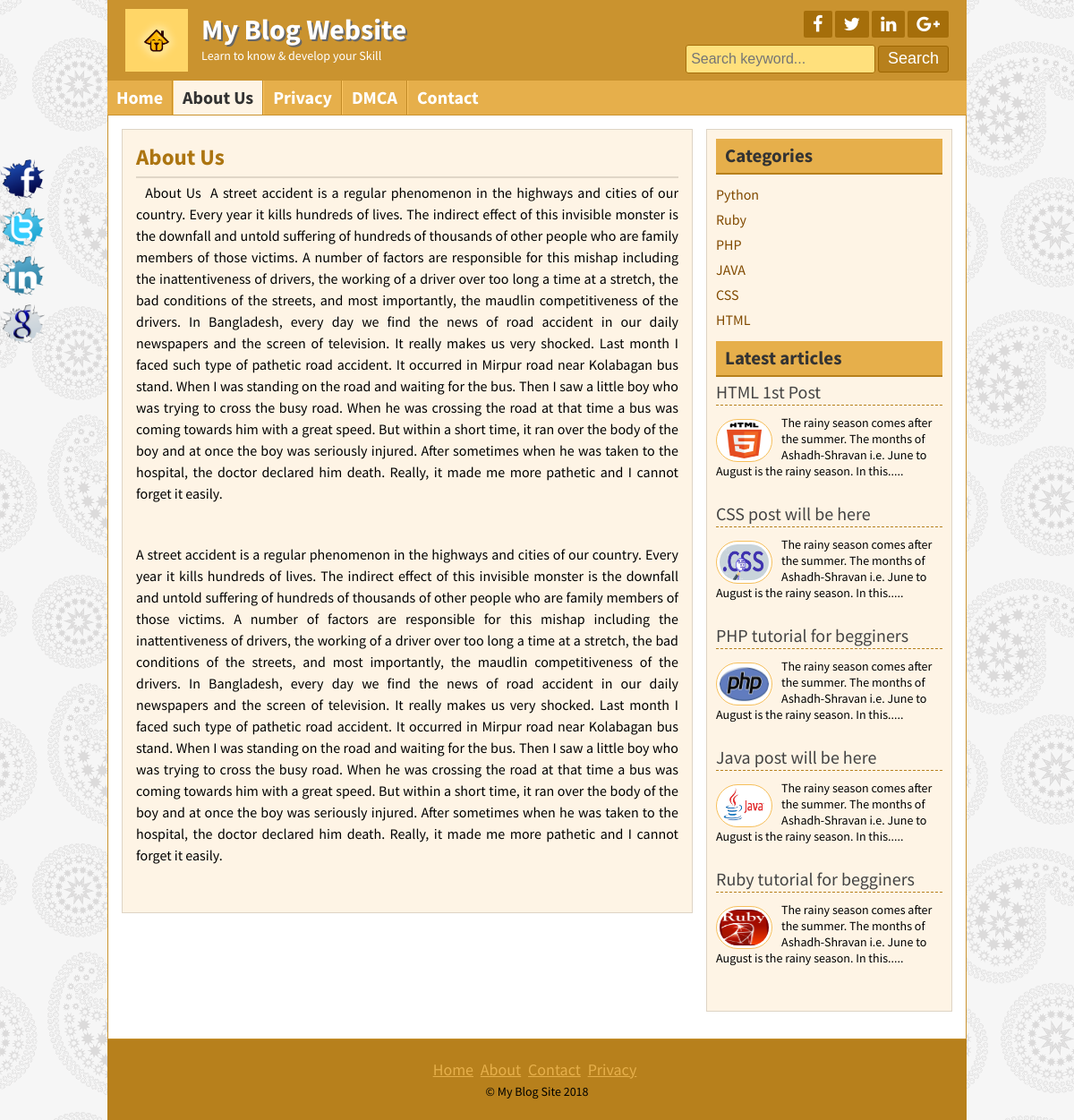
The page /page.php?page=1 on the database its author committed.
### tables this page shows
CREATE TABLE `title_slogan` (
  `id` int(11) NOT NULL,
  `title` varchar(255) NOT NULL,
  `slogan` varchar(255) NOT NULL,
  `logo` varchar(255) NOT NULL
);

CREATE TABLE `tbl_social` (
  `id` int(11) NOT NULL,
  `facebook` varchar(255) NOT NULL,
  `twitter` varchar(255) NOT NULL,
  `linkdin` varchar(255) NOT NULL,
  `google` varchar(255) NOT NULL
);

CREATE TABLE `tbl_page` (
  `id` int(11) NOT NULL,
  `name` varchar(255) NOT NULL,
  `body` text NOT NULL
);

CREATE TABLE `tbl_category` (
  `catId` int(11) NOT NULL,
  `catName` varchar(50) NOT NULL
);

CREATE TABLE `tbl_post` (
  `id` int(11) NOT NULL,
  `catId` int(11) NOT NULL,
  `title` varchar(255) NOT NULL,
  `body` text NOT NULL,
  `image` varchar(255) NOT NULL,
  `author` varchar(50) NOT NULL,
  `tags` varchar(255) NOT NULL,
  `date` timestamp NOT NULL DEFAULT CURRENT_TIMESTAMP,
  `userId` int(11) NOT NULL
);

CREATE TABLE `tbl_copyright` (
  `id` int(11) NOT NULL,
  `copyright` varchar(255) NOT NULL
);

### classes/Post.php (called while the page is built, shortened)
<?php
   $filepath = realpath(dirname(__FILE__));
    include_once ($filepath.'/../lib/Database.php');
    include_once ($filepath.'/../helpers/Format.php');
?>
<?php
  class Post{
  	 private $db;
	 public function __construct(){
		$this->db=new Database();
	}
	public function LatestPost(){
		$query = "SELECT * FROM tbl_post LIMIT 5";
		$result=$this->db->select($query);
		return $result;
	}
       public function getTitleSlogan(){
       	       $query = "SELECT * FROM title_slogan where id='1'";
               $result= $this->db->select($query);
               return $result;
       }
      public function socialmedia(){
      	$query = "SELECT * FROM tbl_social WHERE id='1' ";
      	$result = $this->db->select($query);
      	return $result;
      }
      public function Copyright(){
      		$query = "SELECT * FROM tbl_copyright WHERE id='1' ";
      	    $result = $this->db->select($query);
      	    return $result;
      }
		public function getPage(){
			$query = "SELECT * FROM tbl_page";
			$result = $this->db->select($query);
			return $result;
		}
		public function getPageById($id){
			$query = "SELECT * FROM tbl_page where id='$id'";
			$result = $this->db->select($query);
			return $result;
		}
}
?>

### lib/Database.php (called while the page is built, shortened)
<?php
Class Database{
 public $host   = DB_HOST;
 public $user   = DB_USER;
 public $pass   = DB_PASS;
 public $dbname = DB_NAME;
 public $link;
private function connectDB(){
 $this->link = new mysqli($this->host, $this->user, $this->pass, $this->dbname);
 }
public function select($query){
  $result = $this->link->query($query) or die($this->link->error.__LINE__);
  if($result->num_rows > 0){
    return $result;
  } else {
    return false;
  }
 }
}

### classes/Category.php (called while the page is built, shortened)
<?php
   $filepath = realpath(dirname(__FILE__));
    include_once ($filepath.'/../lib/Database.php');
    include_once ($filepath.'/../helpers/Format.php');
?>
<?php
  class Category{
           private $db;
	public function __construct(){
		$this->db=new Database();
	}
    public function getAllCat(){
        $query =  "SELECT * FROM tbl_category ORDER BY catId DESC";
        $result = $this->db->select($query);
        return $result;
        }
  }
?>

### helpers/Format.php (called while the page is built, shortened)
<?php
class Format{
 public function textShorten($text, $limit = 400){
      $text = $text. " ";
      $text = substr($text, 0, $limit);
      $text = substr($text, 0, strrpos($text, ' '));
      $text = $text.".....";
      return $text;
 }
}
?>

### page.php (the view)
<?php include 'inc/header.php'?>
<?php
   if(!isset($_GET['page']) || $_GET['page']== NULL) {
       header("Location:404.php");
       }
       else{
        $id = preg_replace('/[^-a-zA-Z0-9_]/', '', $_GET['page']);
       }
?>
        <?php
                   $getPageById = $pt->getPageById($id);
                    if ($getPageById) {
                     while($result=$getPageById->fetch_assoc()) {
             ?>
	<div class="contentsection contemplete clear">
		<div class="maincontent clear">
			<div class="about">
				<h2><?php echo $result['name'];?></h2>
				<?php echo $result['body'];?>
	</div>
</div>
<?php  } } else{header("Location:404.php"); }?>
<?php include 'inc/sidebar.php'?>
<?php include 'inc/footer.php'?>

### inc/header.php (shortened to what this page needs)
<?php
    include 'lib/Database.php';
    include 'helpers/Format.php';
    $fm   = new Format();
    $pt   = new Post();
    $cat  = new Category();
?>
<!DOCTYPE html>
<html>
<head>
	<link rel="stylesheet" href="font-awesome-4.5.0/css/font-awesome.css">
	<link rel="stylesheet" href="css/nivo-slider.css" type="text/css" media="screen" />
	<link rel="stylesheet" href="css/style.css">
</head>
<body>
	<div class="headersection templete clear">
		<a href="index.php">
			<div class="logo">
				<?php
			       $getTitleSlogan = $pt->getTitleSlogan();
			       if ($getTitleSlogan) {
			       	   while ($result = $getTitleSlogan->fetch_assoc()) {
			   ?>
				<img src="admin/<?php echo $result['logo'] ;?>" alt="Logo"/>
				<h2><?php echo $result['title'] ;?></h2>
				<p><?php echo $result['slogan'] ;?></p>
				<?php  }}?>
			</div>
		</a>
		<div class="social clear">
			<div class="icon clear">
				<?php
				   $getAllSocialMedia = $pt->socialmedia();
				   if ($getAllSocialMedia) {
				   	   while ($result = $getAllSocialMedia->fetch_assoc()) {
				?>
				<a href="<?php echo $result['facebook']?>" target="_blank"><i class="fa fa-facebook"></i></a>
				<a href="<?php echo $result['twitter']?>" target="_blank"><i class="fa fa-twitter"></i></a>
				<a href="<?php echo $result['linkdin']?>" target="_blank"><i class="fa fa-linkedin"></i></a>
				<a href="<?php echo $result['google']?>" target="_blank"><i class="fa fa-google-plus"></i></a>
			<?php }}?>
			</div>
			<div class="searchbtn clear">
			<form action="search.php" method="get">
				<input type="text" name="search" placeholder="Search keyword..."/>
				<input type="submit" name="submit" value="Search"/>
			</form>
			</div>
		</div>
	</div>
<div class="navsection templete">
     <?php
           $path = $_SERVER['SCRIPT_FILENAME'];
           $currentPage = basename($path, '.php');
      ?>
	<ul>
		<li><a <?php if ($currentPage == 'index') {echo "id='active'"; }?>
			 href="index.php">Home</a></li>
		                      <?php
                                   $getPage =$pt->getPage();
                                   if ($getPage) {
                                       while ($result =$getPage->fetch_assoc()) {
                                ?>
                                <li><a
                                	<?php
                                	     if (isset($_GET['page']) && $_GET['page']== $result['id']) {
                                	     	echo "id='active'";
                                	     }
                                	?>
                                 href="page.php?page=<?php echo $result['id'];?>"><?php echo $result['name'];?></a></li>
                            <?php }}?>
		<li><a <?php if ($currentPage == 'contact') {echo "id='active'"; }?> href="contact.php">Contact</a></li>
	</ul>
</div>

### inc/sidebar.php
<div class="sidebar clear">
	<div class="samesidebar clear">
		<h2>Categories</h2>
		   <?php
	         $getAllCategory=$cat->getAllCat();
                   if ($getAllCategory) {
                 	 while ($result = $getAllCategory->fetch_assoc()) {
                	?>
			<ul>
				<li><a href="posts.php?catid=<?php echo $result['catId'];?>"><?php echo $result['catName'];?></a></li>
			</ul>
		<?php }}?>
	</div>
	<div class="samesidebar clear">
		<h2>Latest articles</h2>
			<?php
		    $LatestPost = $pt->LatestPost();
		   if ($LatestPost) {
		    	while ($result=$LatestPost->fetch_assoc()) {
		   ?>
			<div class="popular clear">
				<h3><a href="post.php?id=<?php echo $result['id'];?>"><?php echo $result['title'];?></a></h3>
				<a href="#"><img src="admin/<?php echo $result['image'];?>" alt="post image"/></a>
				<p><?php  echo $fm->textShorten($result['body'],125);?></p>
			</div>
		<?php }} else{ header("Location:404.php");}?>
	</div>
</div>

### inc/footer.php (shortened to what this page needs)
</div>
<div class="footersection templete clear">
	  <div class="footermenu clear">
		<ul>
			<li><a href="#">Home</a></li>
			<li><a href="#">About</a></li>
			<li><a href="#">Contact</a></li>
			<li><a href="#">Privacy</a></li>
		</ul>
	  </div>
	  <?php
	    $Copyright = $pt->Copyright();
	    if ($Copyright) {
	    	while ($result =$Copyright->fetch_assoc()) {
	  ?>
	  <p>&copy; <?php echo $result['copyright'];?> <?php echo date('Y');?></p>
	<?php }}?>
	</div>
	<div class="fixedicon clear">
		<a href="http://www.facebook.com"><img src="images/fb.png" alt="Facebook"/></a>
		<a href="http://www.twitter.com"><img src="images/tw.png" alt="Twitter"/></a>
		<a href="http://www.linkedin.com"><img src="images/in.png" alt="LinkedIn"/></a>
		<a href="http://www.google.com"><img src="images/gl.png" alt="GooglePlus"/></a>
	</div>
</body>
</html>

### css/style.css (style rules this page uses)
* { margin:0;padding:0;outline:0 }
body { font-family: 'Source Sans Pro', sans-serif;font-size:14px;line-height:18px;color:#000;background:url(images/bg.png)repeat fixed 0 0 #fff; }
.templete { width:960px;margin:0 auto; }
.contemplete { margin: 0 auto; width: 928px; }
.clear { overflow:hidden; }
input[type="text"], input[type="email"] { border: 1px solid #cfc5b6; border-radius: 3px; margin-bottom: 5px; padding: 5px; width: 300px; }
input[type="submit"] { background: #b7801c none repeat scroll 0 0; border: 1px solid #e6af4b; color: #fff; cursor: pointer; font-size: 20px; padding: 1px 10px; }
.headersection { background: #ca932f none repeat scroll 0 0; color: #fff; }
.logo { float: left; width: 580px; }
.logo img { float: left; margin-right: 15px; padding-bottom: 10px; padding-left: 20px; padding-top: 10px; width: 70px; }
.logo h2 { color: #fff; font-size: 32px; margin-bottom: 11px; margin-top: 24px; text-shadow: 2px 2px 0 #666; }
.logo p { color:#fff; }
.social { float: right; margin-right: 20px; margin-top: 12px; text-align: right; width: 360px; }
.icon { float: right; }
.icon a { background: #a56e0a none repeat scroll 0 0; border-radius: 2px; color: #fff; display: block; float: left; font-size: 20px; margin-left: 3px; padding: 5px 10px; }
.searchbtn { float: right; margin-top: 8px; }
.searchbtn input[type="text"] { border: 1px solid #A56E0A; width: 200px; background: #FFE07C; font-size: 16px; height: 20px; }
.searchbtn input[type="submit"] { border: 1px solid #9d6602; border-radius: 3px; font-size: 18px; height: 30px; padding-left: 10px; padding-right: 10px; padding-top: 0; cursor: pointer; }
.navsection { background: none repeat scroll 0 0 #e6af4b; min-height: 38px; }
.navsection ul { margin:0;padding:0;list-style:none; }
.navsection ul li { border-left: 1px solid #fdc662; border-right: 1px solid #c18a26; display: block; float: left; position:relative; }
.navsection ul li:first-child { border-left: 0px solid #fdc662; }
.navsection ul li:last-child { border-right: 0px solid #c18a26; }
.navsection ul li a { color: #fff; display: block; font-size: 20px; font-weight: bold; padding: 10px; text-decoration: none; }
.navsection ul li a:hover, #active { background:#FEF4E5;color:#333; }
.contentsection { background: #ffffff none repeat scroll 0 0; border: 1px solid #ca932f; padding: 15px; }
.maincontent { background: #fef4e5 none repeat scroll 0 0; border: 1px solid #ded4c5; float: left; margin: 0 15px 15px 0; padding: 8px 15px; width: 606px; }
.about { font-size: 16px; line-height: 24px; text-align: justify; }
.about p { font-size: 16px; line-height: 24px; margin-bottom: 10px; text-align: justify; }
.samepost h2, .about h2 { border-bottom: 2px solid #e0d6c7; color: #ac7511; font-size: 25px; margin-bottom: 4px; padding: 10px 10px 10px 0; }
.sidebar { background: #fef4e5 none repeat scroll 0 0; border: 1px solid #ded4c5; float: right; margin-bottom: 15px; margin-top: 0; padding: 10px; width: 253px; }
.samesidebar { margin-bottom: 10px; }
.samesidebar h2 { background: #e6af4b none repeat scroll 0 0; border-bottom: 2px solid #b7801c; color: #333; margin-bottom: 8px; padding: 10px; }
.samesidebar ul { padding:0;margin:0;list-style:none; }
.samesidebar ul li { border-bottom: 1px dashed #e9c05c; font-size: 16px; padding: 5px 8px 5px 0; }
.samesidebar ul li:last-child { border-bottom: 0px dashed #e9c05c; }
.samesidebar ul li a { color: #814a00; text-decoration: none; }
.samesidebar p { margin-bottom: 10px; }
.popular { margin-bottom: 20px; }
.popular h3 { border-bottom: 1px dashed #b7801c; font-size: 20px; font-weight: normal; margin-bottom: 10px; padding-bottom: 5px; }
.popular h3 a { text-decoration:none;color:#444 }
.popular img { background: #fff none repeat scroll 0 0; border: 1px solid #f6bf5b; border-radius: 30px; float: left; height: 40px; margin-right: 10px; margin-top: 5px; padding: 3px; width: 55px; }
.footersection { height:90px;background:#B7801C;text-align:center }
.footermenu { margin-top: 25px; margin-bottom: 5px; }
.footermenu ul { padding:0;margin:0;list-style:none;text-align:center; }
.footermenu ul li { display:inline-block; }
.footermenu ul li a { color: #E6AF4B; font-size: 18px; margin-right: 5px; }
.fixedicon { left: 0; position: fixed; top: 175px; width: 60px; }
.fixedicon img { width: 50px; }

### rows shown on the page
title_slogan: logo (picture), title "My Blog Website", slogan "Learn to know & develop your Skill"
tbl_page: name "About Us", body "About Us A street accident is a regular phenomenon in the highways and cities of our country. Every year it kills hundreds of lives. The indirect effect of this invisible monster is the downfall and untold suffering of hundreds of thousands of other people who are family members of those victims. A number of factors are responsible for this mishap including the inattentiveness of drivers, the working of a driver over too long a time at a stretch, the bad conditions of the streets, and most importantly, the maudlin competitiveness of the drivers. In Bangladesh, every day we find the news of road accident in our daily newspapers and the screen of television. It really makes us very shocked.…"
tbl_page: name "Privacy"
tbl_page: name "DMCA"
tbl_category: catName "Python"
tbl_category: catName "Ruby"
tbl_category: catName "PHP"
tbl_category: catName "JAVA"
tbl_category: catName "CSS"
tbl_category: catName "HTML"
tbl_post: title "HTML 1st Post", image (picture), body "The rainy season comes after the summer. The months of Ashadh-Shravan i.e. June to August is the rainy season. In this....."
tbl_post: title "CSS post will be here", image (picture), body "The rainy season comes after the summer. The months of Ashadh-Shravan i.e. June to August is the rainy season. In this....."
tbl_post: title "PHP tutorial for begginers", image (picture), body "The rainy season comes after the summer. The months of Ashadh-Shravan i.e. June to August is the rainy season. In this....."
tbl_post: title "Java post will be here", image (picture), body "The rainy season comes after the summer. The months of Ashadh-Shravan i.e. June to August is the rainy season. In this....."
tbl_post: title "Ruby tutorial for begginers", image (picture), body "The rainy season comes after the summer. The months of Ashadh-Shravan i.e. June to August is the rainy season. In this....."
tbl_copyright: copyright "My Blog Site"
